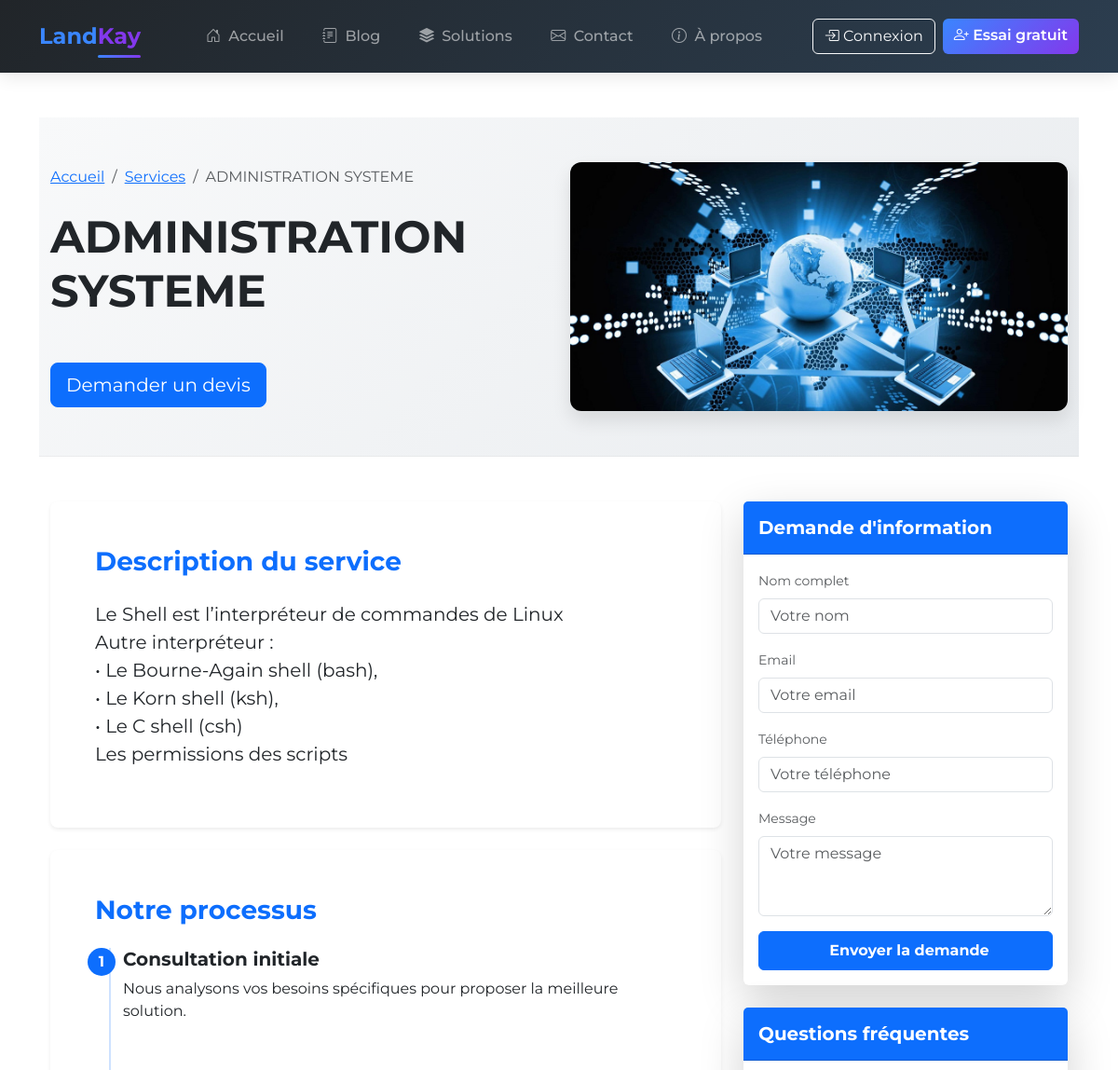
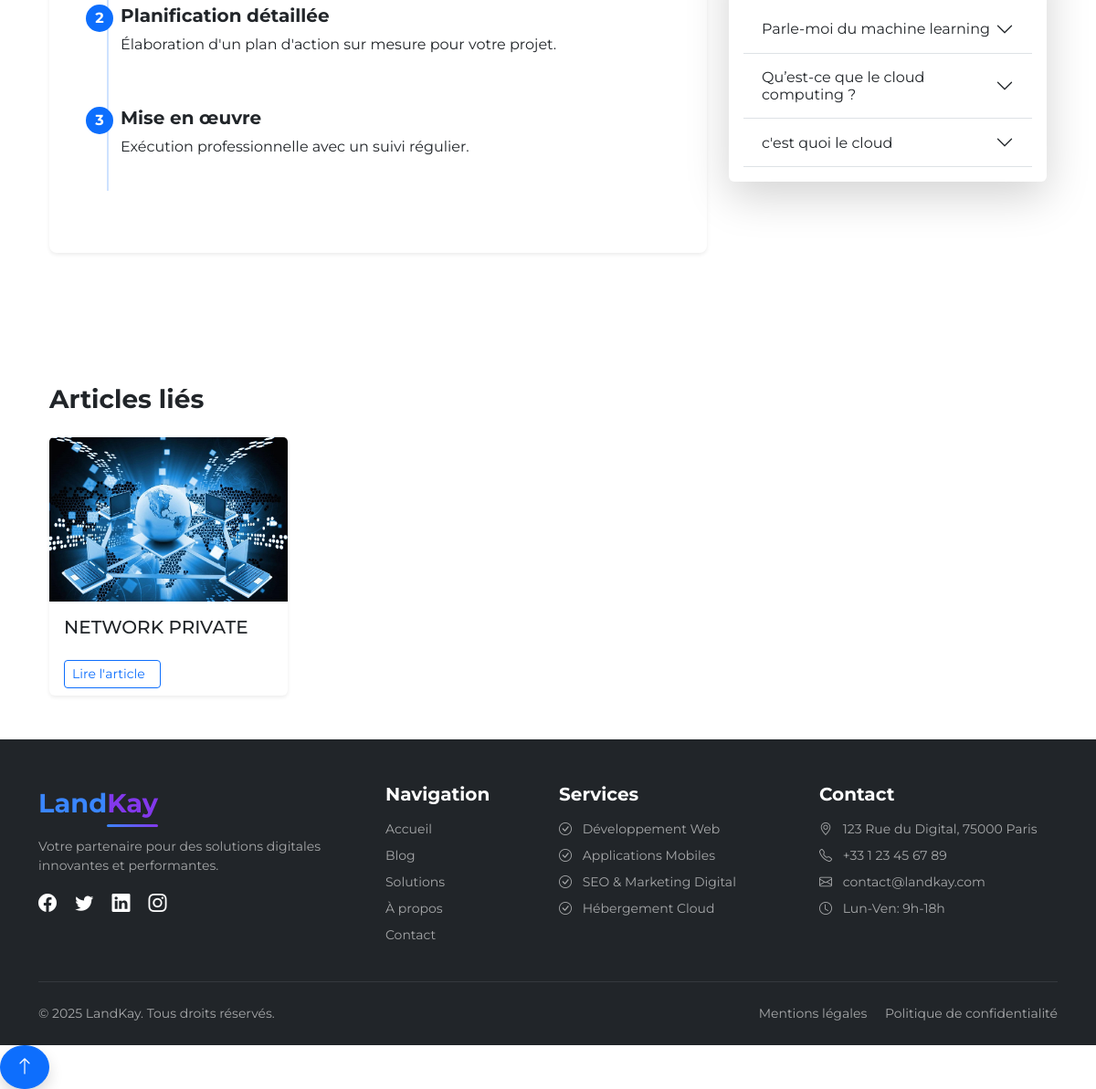
Page /services/2/ on the committed database (2 pictures, top to bottom).
### pages/models.py (models this page shows, shortened)
class Service(models.Model):
    titre = models.CharField(max_length=100)
    Description = models.TextField()
    image_principale = models.ImageField(upload_to='services/',null=True, blank=True)
    slug = models.SlugField(max_length=100, unique=True, blank=True)
    created = models.DateTimeField(default=timezone.now)
    categorie = models.ForeignKey(Categorie, on_delete=models.SET_NULL, null=True)

class FAQ(models.Model):
    service = models.ForeignKey(Service, on_delete=models.CASCADE, related_name='faq')
    question = models.CharField(max_length=255)
    reponse = models.TextField()
    ordre = models.PositiveIntegerField(default=0, help_text="Ordre d'affichage (plus petit en premier)")
    class Meta:
        ordering = ['ordre', 'id']
        verbose_name = "FAQ"
        verbose_name_plural = "FAQs"

class Article(models.Model):
    titre = models.CharField(max_length=200)
    slug = models.SlugField(max_length=200, unique=True, blank=True)
    categorie = models.ForeignKey(Categorie, on_delete=models.SET_NULL, null=True, blank=True)
    image = models.ImageField(upload_to='articles/', blank=True, null=True)
    auteur = models.CharField(max_length=100)  # ✅ Champ manuel
    contenu = models.TextField()
    nombre_vues= models.PositiveSmallIntegerField(default=0)
    date_pub = models.DateTimeField(auto_now_add=True)
    def get_absolute_url(self):
        return reverse('article_detail', args=[self.id, self.slug])

### pages/views.py (the view)
# urls.py: path('services/<int:pk>/', views.service_detail, name='service_detail'),
def service_detail(request, pk):
    service = get_object_or_404(Service, pk=pk)
    articles = Article.objects.filter(categorie=service.categorie).order_by('-date_pub')[:3]  # 3 articles récents
    return render(request, 'pages/service_detail.html', {
        'service': service,
        'articles': articles,
    })

### pages/templates/pages/service_detail.html (shortened to what this page needs)
{% extends 'pages/base.html' %}
{% block content %}
<div class="service-detail-container">
    <section class="service-hero bg-light py-4 py-md-5 mb-4 mb-lg-5">
        <div class="container">
            <div class="row align-items-center">
                <div class="col-lg-6 order-lg-1 order-2">
                    <nav aria-label="breadcrumb">
                        <ol class="breadcrumb mb-3 mb-lg-4">
                            <li class="breadcrumb-item"><a href="{% url 'home' %}">Accueil</a></li>
                            <li class="breadcrumb-item"><a href="{% url 'services_list' %}">Services</a></li>
                            <li class="breadcrumb-item active" aria-current="page">{{ service.titre }}</li>
                        </ol>
                    </nav>
                    <h1 class="display-5 fw-bold mb-3">{{ service.titre }}</h1>
                    <a href="#contact-form" class="btn btn-primary btn-lg d-none d-md-inline-block">Demander un devis</a>
                </div>
                <div class="col-lg-6 order-lg-2 order-1 mb-4 mb-lg-0">
                    <div class="hero-image-container position-relative">
                        <img src="{{ service.image_principale.url }}"
                             class="img-fluid rounded-3 shadow-lg w-100"
                             alt="{{ service.titre }}"
                             loading="lazy"
                             style="max-height: 400px; object-fit: cover;">
                        </div>
                    </div>
                </div>
            </div>
        </div>
    <div class="container">
        <div class="row">
            <div class="col-lg-8">
                <article class="service-content mb-5">
                    <section class="content-block bg-white p-4 p-lg-5 rounded-3 shadow-sm mb-4">
                        <h2 class="h3 fw-bold mb-4 text-primary">Description du service</h2>
                        <div class="service-description fs-5">
                            {{ service.Description|linebreaks }}
                        </div>
                    </section>
                    <section class="content-block bg-white p-4 p-lg-5 rounded-3 shadow-sm mb-4">
                        <h2 class="h3 fw-bold mb-4 text-primary">Notre processus</h2>
                        <div class="process-steps">
                            <div class="step">
                                <div class="step-number bg-primary text-white rounded-circle">1</div>
                                <h3 class="h5 fw-bold">Consultation initiale</h3>
                                <p>Nous analysons vos besoins spécifiques pour proposer la meilleure solution.</p>
                            </div>
                            <div class="step">
                                <div class="step-number bg-primary text-white rounded-circle">2</div>
                                <h3 class="h5 fw-bold">Planification détaillée</h3>
                                <p>Élaboration d'un plan d'action sur mesure pour votre projet.</p>
                            </div>
                            <div class="step">
                                <div class="step-number bg-primary text-white rounded-circle">3</div>
                                <h3 class="h5 fw-bold">Mise en œuvre</h3>
                                <p>Exécution professionnelle avec un suivi régulier.</p>
                            </div>
                        </div>
                    </section>
                </article>
            </div>
            <div class="col-lg-4">
                <aside class="service-sidebar">
                    <div class="card border-0 shadow-lg mb-4" id="contact-form">
                        <div class="card-header bg-primary text-white py-3">
                            <h3 class="h5 fw-bold mb-0">Demande d'information</h3>
                        </div>
                        <div class="card-body">
                            <form>
                                <div class="mb-3">
                                    <label for="name" class="form-label small text-muted">Nom complet</label>
                                    <input type="text" class="form-control" id="name" placeholder="Votre nom">
                                </div>
                                <div class="mb-3">
                                    <label for="email" class="form-label small text-muted">Email</label>
                                    <input type="email" class="form-control" id="email" placeholder="Votre email">
                                </div>
                                <div class="mb-3">
                                    <label for="phone" class="form-label small text-muted">Téléphone</label>
                                    <input type="tel" class="form-control" id="phone" placeholder="Votre téléphone">
                                </div>
                                <div class="mb-3">
                                    <label for="message" class="form-label small text-muted">Message</label>
                                    <textarea class="form-control" id="message" rows="3" placeholder="Votre message"></textarea>
                                </div>
                                <button type="submit" class="btn btn-primary w-100 py-2 fw-bold">
                                    Envoyer la demande
                                </button>
                            </form>
                        </div>
                    </div>
                    {% if service.faq.all %}
                    <div class="card border-0 shadow-lg">
                        <div class="card-header bg-primary text-white py-3">
                            <h3 class="h5 fw-bold mb-0">Questions fréquentes</h3>
                        </div>
                        <div class="card-body">
                            <div class="accordion accordion-flush" id="faqAccordion">
                                {% for faq in service.faq.all %}
                                <div class="accordion-item border-bottom">
                                    <h4 class="accordion-header" id="heading{{ forloop.counter }}">
                                        <button class="accordion-button collapsed shadow-none py-3" type="button"
                                                data-bs-toggle="collapse" data-bs-target="#collapse{{ forloop.counter }}"
                                                aria-expanded="false" aria-controls="collapse{{ forloop.counter }}">
                                            {{ faq.question }}
                                        </button>
                                    </h4>
                                </div>
                                {% endfor %}
                            </div>
                        </div>
                    </div>
                    {% endif %}
                </aside>
            </div>
        </div>
        {% if articles %}
        <section class="related-articles mt-5 pt-lg-5">
            <h2 class="h3 fw-bold mb-4">Articles liés</h2>
            <div class="row g-3">
                {% for article in articles %}
                <div class="col-sm-6 col-lg-4 col-xl-3">
                    <article class="card border-0 shadow-sm h-100">
                        <div class="card-img-top overflow-hidden">
                            <img src="{{ article.image.url }}"
                                 class="img-fluid w-100"
                                 alt="{{ article.titre }}"
                                 loading="lazy"
                                 style="height: 180px; object-fit: cover;">
                        </div>
                        <div class="card-body">
                            <h3 class="h5 card-title">{{ article.titre }}</h3>
                        </div>
                        <div class="card-footer bg-transparent border-0 pt-0">
                            <a href="{{ article.get_absolute_url }}" class="btn btn-sm btn-outline-primary stretched-link">
                                Lire l'article
                            </a>
                        </div>
                    </article>
                </div>
                {% endfor %}
            </div>
        </section>
        {% endif %}
    </div>
{% endblock %}

### pages/templates/pages/base.html (style rules this page uses)
:root { --primary-color: #3a86ff; --secondary-color: #8338ec; --dark-color: #212529; --light-color: #f8f9fa; }
body { font-family: 'Montserrat', sans-serif; color: var(--dark-color); }

### pages/templates/pages/service_detail.html (style rules this page uses)
.service-hero { background: linear-gradient(135deg, #f8f9fa 0%, #e9ecef 100%); border-bottom: 1px solid rgba(0,0,0,0.05); }
.hero-image-container { box-shadow: 0 10px 20px rgba(0,0,0,0.1); border-radius: 12px; overflow: hidden; }
.process-steps { position: relative; padding-left: 30px; }
.process-steps::before { content: ''; position: absolute; left: 15px; top: 0; bottom: 0; width: 2px; background: var(--bs-primary); opacity: 0.2; }
.step { position: relative; padding-bottom: 20px; margin-bottom: 20px; }
.step-number { position: absolute; left: -38px; top: 0; width: 30px; height: 30px; display: flex; align-items: center; justify-content: center; font-weight: bold; }

### rows in the picture
Service: titre "ADMINISTRATION SYSTEME", image_principale (picture), Description "Le Shell est l’interpréteur de commandes de Linux Autre interpréteur : • Le Bourne-Again shell (bash), • Le Korn shell (ksh), • Le C shell (csh) Les permissions des scripts"
FAQ: question "Parle-moi du machine learning"
FAQ: question "Qu’est-ce que le cloud computing ?"
FAQ: question "c'est quoi le cloud"
Article: image (picture), titre "NETWORK PRIVATE"
